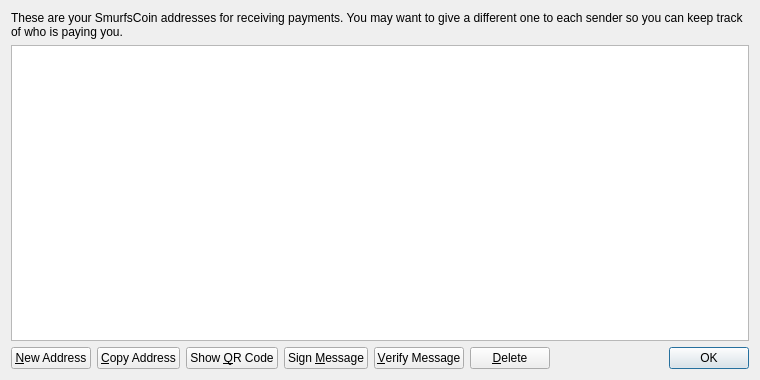
<?xml version="1.0" encoding="UTF-8"?>
<ui version="4.0">
 <class>AddressBookPage</class>
 <widget class="QWidget" name="AddressBookPage">
  <property name="geometry">
   <rect>
    <x>0</x>
    <y>0</y>
    <width>760</width>
    <height>380</height>
   </rect>
  </property>
  <property name="windowTitle">
   <string>Address Book</string>
  </property>
  <layout class="QVBoxLayout" name="verticalLayout">
   <item>
    <widget class="QLabel" name="labelExplanation">
     <property name="text">
      <string>These are your SmurfsCoin addresses for receiving payments. You may want to give a different one to each sender so you can keep track of who is paying you.</string>
     </property>
     <property name="textFormat">
      <enum>Qt::PlainText</enum>
     </property>
     <property name="wordWrap">
      <bool>true</bool>
     </property>
    </widget>
   </item>
   <item>
    <widget class="QTableView" name="tableView">
     <property name="contextMenuPolicy">
      <enum>Qt::CustomContextMenu</enum>
     </property>
     <property name="toolTip">
      <string>Double-click to edit address or label</string>
     </property>
     <property name="tabKeyNavigation">
      <bool>false</bool>
     </property>
     <property name="alternatingRowColors">
      <bool>true</bool>
     </property>
     <property name="selectionMode">
      <enum>QAbstractItemView::SingleSelection</enum>
     </property>
     <property name="selectionBehavior">
      <enum>QAbstractItemView::SelectRows</enum>
     </property>
     <property name="sortingEnabled">
      <bool>true</bool>
     </property>
     <attribute name="verticalHeaderVisible">
      <bool>false</bool>
     </attribute>
    </widget>
   </item>
   <item>
    <layout class="QHBoxLayout" name="horizontalLayout">
     <item>
      <widget class="QPushButton" name="newAddressButton">
       <property name="toolTip">
        <string>Create a new address</string>
       </property>
       <property name="text">
        <string>&amp;New Address</string>
       </property>
       <property name="icon">
        <iconset resource="../bitcoin.qrc">
         <normaloff>:/icons/add</normaloff>:/icons/add</iconset>
       </property>
      </widget>
     </item>
     <item>
      <widget class="QPushButton" name="copyToClipboard">
       <property name="toolTip">
        <string>Copy the currently selected address to the system clipboard</string>
       </property>
       <property name="text">
        <string>&amp;Copy Address</string>
       </property>
       <property name="icon">
        <iconset resource="../bitcoin.qrc">
         <normaloff>:/icons/editcopy</normaloff>:/icons/editcopy</iconset>
       </property>
      </widget>
     </item>
     <item>
      <widget class="QPushButton" name="showQRCode">
       <property name="text">
        <string>Show &amp;QR Code</string>
       </property>
       <property name="icon">
        <iconset resource="../bitcoin.qrc">
         <normaloff>:/icons/qrcode</normaloff>:/icons/qrcode</iconset>
       </property>
      </widget>
     </item>
     <item>
      <widget class="QPushButton" name="signMessage">
       <property name="toolTip">
        <string>Sign a message to prove you own a SmurfsCoin address</string>
       </property>
       <property name="text">
        <string>Sign &amp;Message</string>
       </property>
       <property name="icon">
        <iconset resource="../bitcoin.qrc">
         <normaloff>:/icons/edit</normaloff>:/icons/edit</iconset>
       </property>
      </widget>
     </item>
     <item>
      <widget class="QPushButton" name="verifyMessage">
       <property name="toolTip">
        <string>Verify a message to ensure it was signed with a specified SmurfsCoin address</string>
       </property>
       <property name="text">
        <string>&amp;Verify Message</string>
       </property>
       <property name="icon">
        <iconset resource="../bitcoin.qrc">
         <normaloff>:/icons/transaction_0</normaloff>:/icons/transaction_0</iconset>
       </property>
      </widget>
     </item>
     <item>
      <widget class="QPushButton" name="deleteButton">
       <property name="toolTip">
        <string>Delete the currently selected address from the list</string>
       </property>
       <property name="text">
        <string>&amp;Delete</string>
       </property>
       <property name="icon">
        <iconset resource="../bitcoin.qrc">
         <normaloff>:/icons/remove</normaloff>:/icons/remove</iconset>
       </property>
      </widget>
     </item>
     <item>
      <spacer name="horizontalSpacer">
       <property name="orientation">
        <enum>Qt::Horizontal</enum>
       </property>
       <property name="sizeHint" stdset="0">
        <size>
         <width>40</width>
         <height>20</height>
        </size>
       </property>
      </spacer>
     </item>
     <item>
      <widget class="QDialogButtonBox" name="buttonBox">
       <property name="sizePolicy">
        <sizepolicy hsizetype="Maximum" vsizetype="Fixed">
         <horstretch>0</horstretch>
         <verstretch>0</verstretch>
        </sizepolicy>
       </property>
       <property name="standardButtons">
        <set>QDialogButtonBox::Ok</set>
       </property>
      </widget>
     </item>
    </layout>
   </item>
  </layout>
 </widget>
 <resources>
  <include location="../bitcoin.qrc"/>
 </resources>
 <connections/>
</ui>
